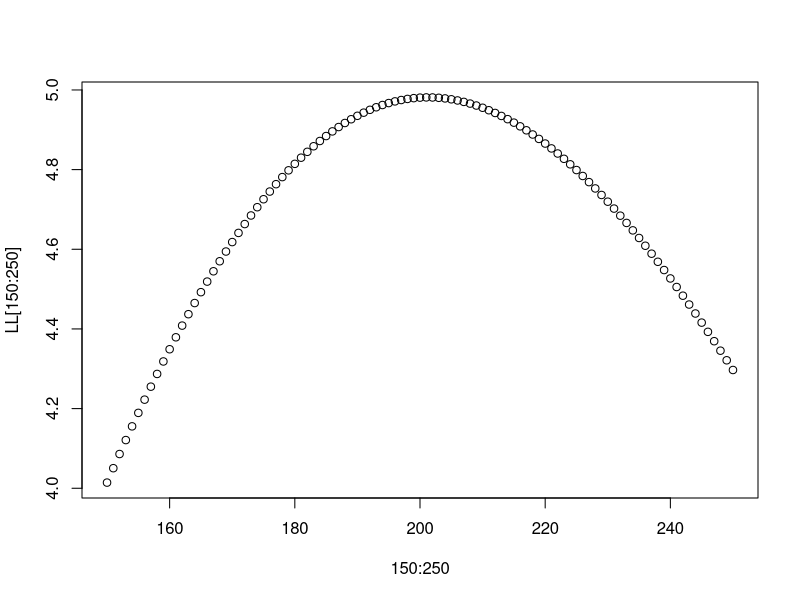

The R script that drew this image:

# check lognormal transformation
# example target N and CV
  N <- 200
  CV <- 0.3

# the target mean and sd on the real scale
  mu_X <- N
  sigma_X <- CV*N

# transform to mean and sd on the log scale
  mu <- log(mu_X^2/sqrt(mu_X^2 + sigma_X^2))
  sigma <- sqrt(log(1+(sigma_X^2/mu_X^2)))

# check that coverage matches expected CIs
  C <- exp(1.96 * sqrt(log(1+CV^2)))
  LCI <- N/C
  UCI <- N*C
  samples <- rlnorm(10000, meanlog = mu, sdlog = sigma)
  length(samples[which(samples>LCI & samples<UCI)])/length(samples)
  mean(samples)
  median(samples)
 
 # draw some random "observations"
 
  NEst <- rlnorm(1000, meanlog = mu, sdlog = sigma)  
 
 # now test the likelihood of those observations given different
 # model estimates of N (these are the i values in the loop)
 # convert each observation to the log scale
  mu_NEst <- NEst
  sigma_NEst <- CV*N
  NEst_log <- log(mu_NEst^2/sqrt(mu_NEst^2 + sigma_NEst^2))
  NEst_sigma_log <- sqrt(log(1+(sigma_NEst^2/mu_NEst^2)))
 
  LL <- vector()
  
  for (i in 150:250){
    LL[i] <- sum(dlnorm(NEst, log(i), NEst_sigma_log))
  }
  
  plot(150:250, LL[150:250])
  
 
  